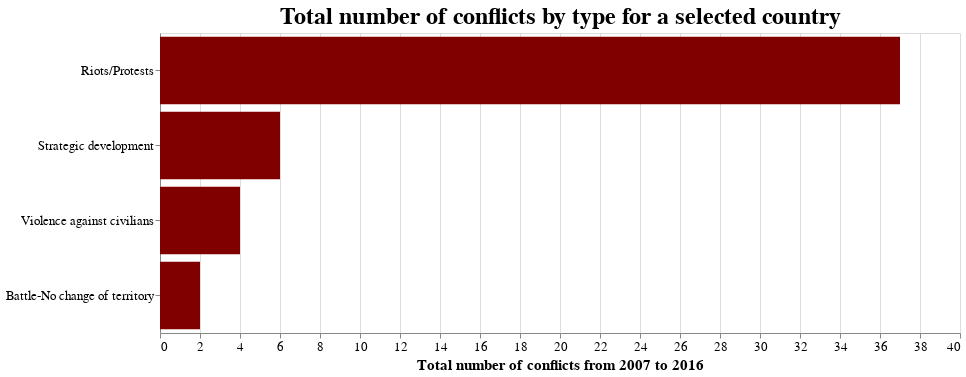

The code cell stored with this chart in its notebook:
### Markdown cell above
## What are the types of conflicts? Which ones are the most frequent? Let's see what is the conflict picture for each of the countries. Use a selector on the bottom of the chart to see information on a specific country

### Code cell
input_dropdown = alt.binding_select(options=sorted(list(set(count_et['country'].values))), name='Country')
selection = alt.selection_single(fields=['country'], bind=input_dropdown, init={"country":"Botswana"})


alt.Chart(count_et, title='Total number of conflicts by type for a selected country').configure_title(fontSize=24).configure_axis(
    labelFontSize=13, titleFontSize=15
).mark_bar(color='maroon').encode(
    x=alt.X('count:Q', title='Total number of conflicts from 2007 to 2016'),
    y=alt.Y('EVENT_TYPE:N', sort='-x', title=None),
    tooltip = [
        alt.Tooltip('count:Q', title='Number of conflicts')]
    
).add_selection(selection).transform_filter(selection).properties(width = 800, height = 300)

### Figure 1 — Vega-Lite specification as saved in the notebook (floating-point values rounded to 4 significant figures; data arrays with more than 128 entries replaced by an {"elided": "..."} marker saying what was removed)
{"config": {"view": {"continuousWidth": 400, "continuousHeight": 300}, "axis": {"labelFontSize": 13, "titleFontSize": 15}, "title": {"fontSize": 24}}, "data": {"name": "data-c859f18de6103e03370865b7e809f792"}, "mark": {"type": "bar", "color": "maroon"}, "encoding": {"tooltip": [{"field": "count", "title": "Number of conflicts", "type": "quantitative"}], "x": {"field": "count", "title": "Total number of conflicts from 2007 to 2016", "type": "quantitative"}, "y": {"field": "EVENT_TYPE", "sort": "-x", "title": null, "type": "nominal"}}, "height": 300, "selection": {"selector045": {"type": "single", "fields": ["country"], "bind": {"input": "select", "options": ["Algeria", "Angola", "Benin", "Botswana", "Burkina Faso", "Burundi", "Cameroon", "Central African Republic", "Chad", "Democratic Republic of Congo", "Djibouti", "Egypt", "Equatorial Guinea", "Eritrea", "Ethiopia", "Gabon", "Gambia", "Ghana", "Guinea", "Guinea-Bissau", "Ivory Coast", "Kenya", "Lesotho", "Liberia", "Libya", "Madagascar", "Malawi", "Mali", "Mauritania", "Morocco", "Mozambique", "Namibia", "Niger", "Nigeria", "Republic of Congo", "Rwanda", "Senegal", "Sierra Leone", "Somalia", "South Africa", "South Sudan", "Sudan", "Swaziland", "Tanzania", "Togo", "Tunisia", "Uganda", "Zambia", "Zimbabwe"], "name": "Country"}, "init": {"country": "Botswana"}}}, "title": "Total number of conflicts by type for a selected country", "transform": [{"filter": {"selection": "selector045"}}], "width": 800, "$schema": "https://vega.github.io/schema/vega-lite/v4.17.0.json", "datasets": {"data-c859f18de6103e03370865b7e809f792": {"elided": "352 records"}}}
